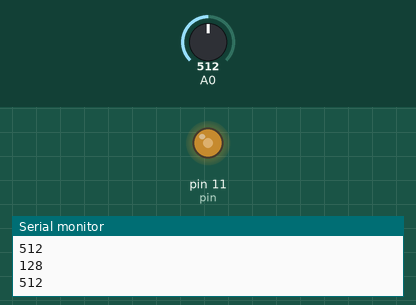
Bench run of a sketch on a simulated Arduino Uno, built with avr-gcc and run on an emulated ATmega328P. Parts: output pins drawn as LEDs (lit = HIGH), the last lines printed to the serial monitor. Inputs (shaded band) come from the test bench; at power-on: A0 = 512.

Above: at 1.2 s.
1.3 s: A0 set to 716
At 2.1 s:
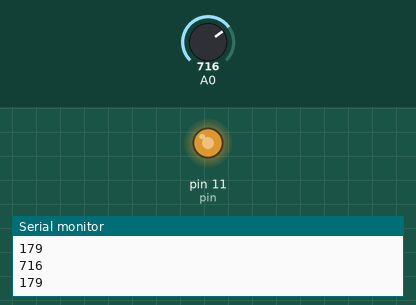
2.8 s: A0 set to 900
At 3.1 s:
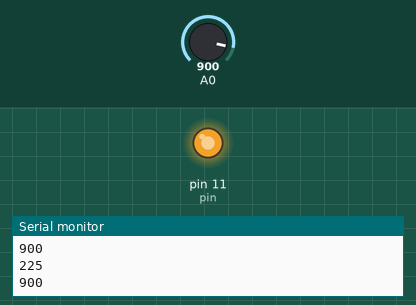
4.3 s: A0 set to 122
At 5.3 s:
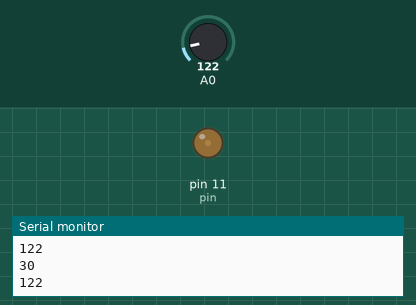
5.8 s: A0 set to 0
At 6.6 s:
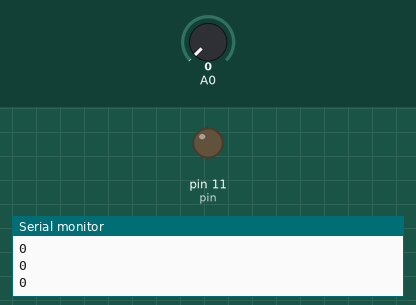
Timing chart, 0 to 8.3 s (numbered marks = the images above; inputs shaded):
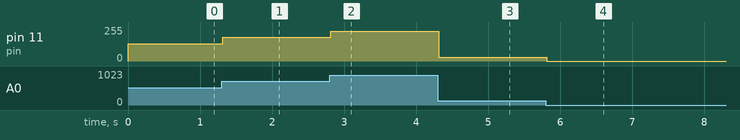

Measured:
- after the input at 1.3 s, pin 11 (pin): 128/255 → 179/255 at once
- after the input at 2.8 s, pin 11 (pin): 179/255 → 225/255 at once
- after the input at 4.3 s, pin 11 (pin): 225/255 → 30/255 at once
- after the input at 5.8 s, pin 11 (pin): 30/255 → 0/255 at once

The sketch:

Lab5.3_3761.ino
```cpp
int pin=11;
void setup()
{
  Serial.begin(9600);
  pinMode(pin, OUTPUT);
}

void loop()
{
  int val = analogRead(A0);
  Serial.println(val,DEC);
  Serial.println(val/4,DEC);
  analogWrite(pin,val/4);

}
```
